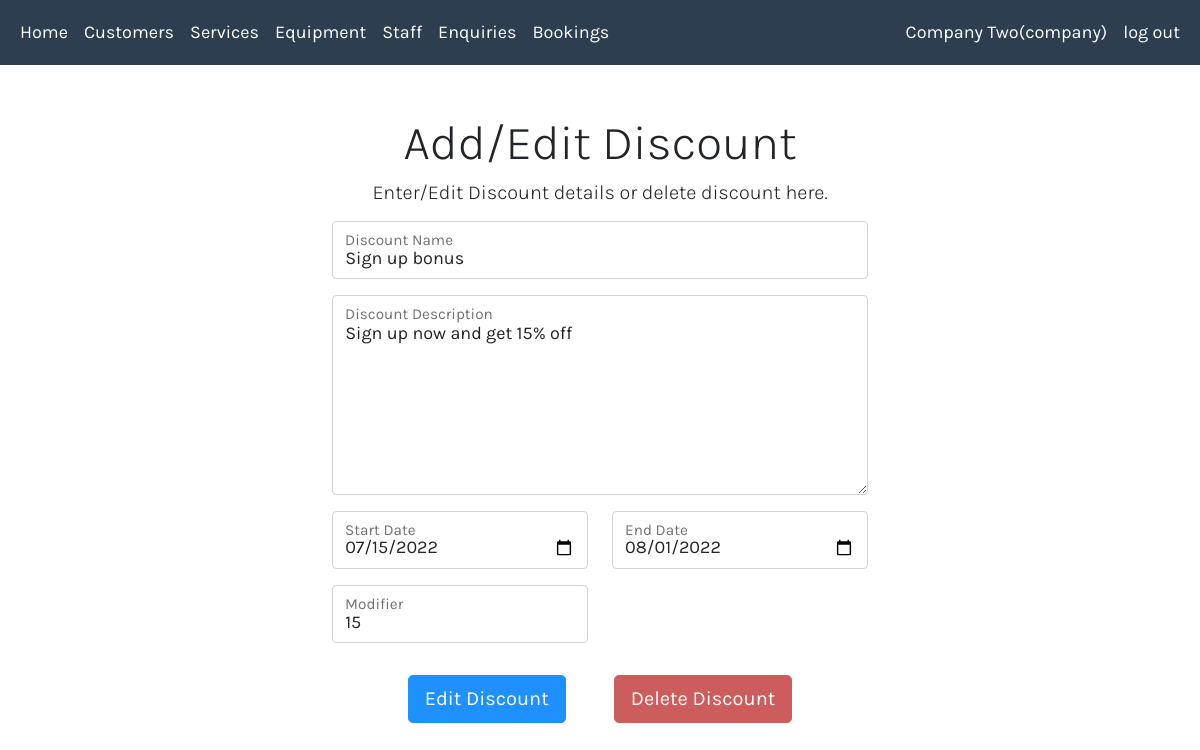
/addEditDiscount.php (signed in), run on the app's committed database.
### tables this page shows
CREATE TABLE `discounts` (
  `discount_ID` int(11) NOT NULL,
  `company_ID` int(11) NOT NULL,
  `homeowner_ID` int(11) DEFAULT NULL,
  `discount_name` varchar(100) NOT NULL,
  `discount_start_date` varchar(15) NOT NULL,
  `discount_end_date` varchar(15) NOT NULL,
  `discount_description` varchar(500) NOT NULL,
  `discount_modifier` int(3) NOT NULL
);

### addEditDiscount.php (the view, shortened to what this page needs)
<?php
include_once("classes.php");
$Packname = "";
$Packdesc = "";
$SDate = "";
$EDate = "";
$Modifier = "";
$have_discount = "";
$CID = $_SESSION['ID'];
try {
    $sql = "SELECT * FROM Discounts WHERE company_ID = '$CID'";
    $result = $conn->query($sql);
    $row = $result -> fetch_assoc();
    if ($result->num_rows > 0) {
      $Packname = $row['discount_name'];
      $Packdesc = $row['discount_description'];
      $SDate = $row['discount_start_date'];
      $EDate = $row['discount_end_date'];
      $Modifier = $row['discount_modifier'];
      $have_discount = 1;
    } else {
      $have_discount = 0;
    }
}catch (mysqli_sql_exception $e) {
      echo "<p>Error " . mysqli_errno($conn). ": " . mysqli_error($conn);
  }
?>
<html>
    <head>
        <?php include_once('cssLinks.php');?>
    </head>
    <body>
      <?php include_once('navbar.php');?>
      <div class="container" >
      <h1 class ="display-5 text-center" style="margin-top:50px;">Add/Edit Discount</h1>
      <div class="row justify-content-center">
        <div class="col-6 text-center">
      <p class ="display-6 fs-5" name = "product" value ="avail">Enter/Edit Discount details or delete discount here.</p>
    </div>
      </div>
    </div>
<div class="container">
  <form id="AddPackage" class ="form-horizontal-2" action="<?php echo htmlspecialchars($_SERVER["PHP_SELF"]);?>" method="post">
        <div class="col">
          <div class="form-floating mb-3">
            <input type="text" class="form-control" id="PackageName" name="PackageName" placeholder="PackageName" value="<?php echo $Packname;  ?>" required>
            <label for="PackageName">Discount Name</label>
          </div>
        </div>
        <div class="col">
          <div class="form-floating  mb-3 ">
            <textarea class="form-control" id="packdesc" name="packdesc" placeholder="packdesc" style="height: 200px"><?php echo $Packdesc;  ?></textarea>
            <label for="packdesc">Discount Description</label>
          </div>
        </div>
      <div class="row">
        <div class="col-6">
          <div class="form-floating mb-3">
            <input type="date" class="form-control" id="date" name = "SDate" value="<?php echo $SDate;  ?>">
            <label for="SDate">Start Date</label>
          </div>
        </div>
        <div class="col-6">
          <div class="form-floating mb-3">
            <input type="date" class="form-control" id="date" name = "EDate" value="<?php echo $EDate;  ?>">
            <label for="EDate">End Date</label>
          </div>
        </div>
      <div class="col-6">
          <div class="form-floating mb-3">
            <input type="number" class="form-control" id="discount" name="discount" placeholder="discount" required min ="1" max="100" value="<?php echo $Modifier;  ?>">
            <label for="discount">Modifier</label>
          </div>
        </div>
        </div>
    <div class="form-group mb-2 mt-3 text-center">
      <?php
      if($have_discount == 0)
      {
        echo '<input type="submit" class="btn btn-lg btn-primary" name="Add" value="Add Discount">';
      }
      else if ($have_discount == 1)
      {
        echo '<input type="submit" class="btn btn-lg btn-primary me-5" name="Edit" value="Edit Discount">';
        echo '<input type="submit" class="btn btn-lg  btn-danger" name="Delete" value="Delete Discount">';
      }
        ?>
    </div>
  </form>
</div>
    </body>
</html>

### css/main.css (style rules this page uses)
body { font-family: 'Karla', sans-serif !important; font-size: 18px; }
.btn-primary { background-color:DodgerBlue !important ; border-color:DodgerBlue !important ; }
.btn-danger { background-color:IndianRed !important ; border-color:IndianRed !important ; }
.form-control { font-size: 18px; }
.form-horizontal-2 { display:block; width:48%; margin:0 auto; }

### data on the page
discounts: PackageName "Sign up bonus", packdesc "Sign up now and get 15% off", SDate "07/15/2022", EDate "08/01/2022", discount "15"

### other printed values
$_SESSION["name"] "Company Two"
$_SESSION["user_type"] "company"
